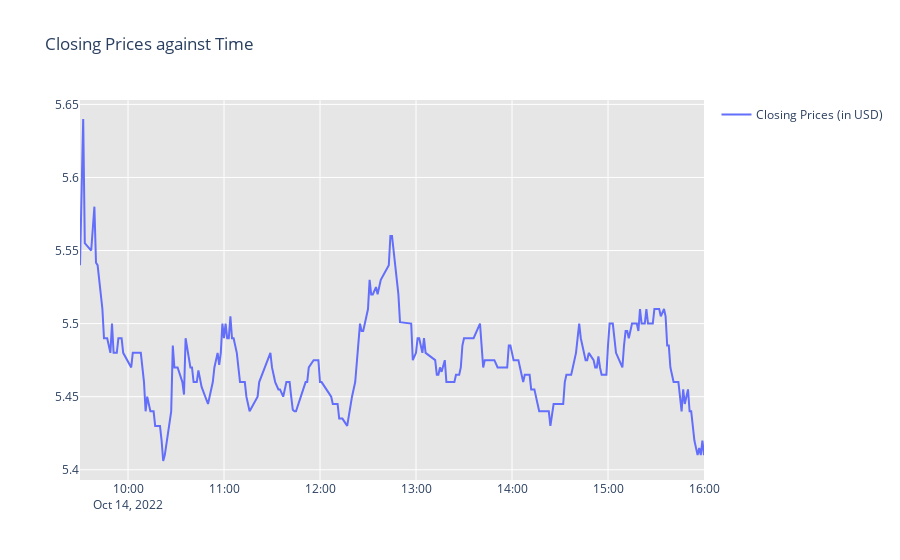

Notebook source saved alongside this figure:
### Code cell
# Updating figure
fig.update_layout(title='Closing Prices against Time',
                   plot_bgcolor='rgb(230, 230,230)',
                   showlegend=True)

### Figure 1 — Plotly figure (JSON) as saved in the notebook; plotly's stock layout.template omitted (floating-point values rounded to 4 significant figures; data arrays with more than 128 entries replaced by an {"elided": "..."} marker saying what was removed)
{"data": [{"name": "Closing Prices (in USD)", "type": "scatter", "x": {"elided": "265 str values"}, "y": {"elided": "265 float values"}}], "layout": {"plot_bgcolor": "rgb(230, 230,230)", "showlegend": true, "title": {"text": "Closing Prices against Time"}}}
